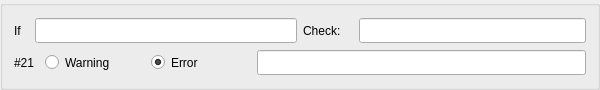
         <widget class="QGroupBox" name="groupBox_ch13">
          <property name="sizePolicy">
           <sizepolicy hsizetype="MinimumExpanding" vsizetype="Fixed">
            <horstretch>0</horstretch>
            <verstretch>0</verstretch>
           </sizepolicy>
          </property>
          <property name="minimumSize">
           <size>
            <width>600</width>
            <height>90</height>
           </size>
          </property>
          <property name="maximumSize">
           <size>
            <width>16777215</width>
            <height>90</height>
           </size>
          </property>
          <property name="title">
           <string/>
          </property>
          <layout class="QHBoxLayout" name="horizontalLayout_437">
           <item>
            <layout class="QVBoxLayout" name="verticalLayout_111">
             <item>
              <layout class="QHBoxLayout" name="horizontalLayout_438">
               <item>
                <layout class="QHBoxLayout" name="horizontalLayout_439">
                 <item>
                  <widget class="QLabel" name="label_444">
                   <property name="sizePolicy">
                    <sizepolicy hsizetype="Fixed" vsizetype="Fixed">
                     <horstretch>0</horstretch>
                     <verstretch>0</verstretch>
                    </sizepolicy>
                   </property>
                   <property name="minimumSize">
                    <size>
                     <width>15</width>
                     <height>25</height>
                    </size>
                   </property>
                   <property name="text">
                    <string>If</string>
                   </property>
                  </widget>
                 </item>
                 <item>
                  <widget class="QLineEdit" name="check_if_21">
                   <property name="sizePolicy">
                    <sizepolicy hsizetype="MinimumExpanding" vsizetype="Fixed">
                     <horstretch>0</horstretch>
                     <verstretch>0</verstretch>
                    </sizepolicy>
                   </property>
                   <property name="minimumSize">
                    <size>
                     <width>160</width>
                     <height>25</height>
                    </size>
                   </property>
                  </widget>
                 </item>
                </layout>
               </item>
               <item>
                <layout class="QHBoxLayout" name="horizontalLayout_440">
                 <item>
                  <widget class="QLabel" name="label_445">
                   <property name="sizePolicy">
                    <sizepolicy hsizetype="Fixed" vsizetype="Fixed">
                     <horstretch>0</horstretch>
                     <verstretch>0</verstretch>
                    </sizepolicy>
                   </property>
                   <property name="minimumSize">
                    <size>
                     <width>50</width>
                     <height>25</height>
                    </size>
                   </property>
                   <property name="text">
                    <string>Check:</string>
                   </property>
                  </widget>
                 </item>
                 <item>
                  <widget class="QLineEdit" name="check_check_21">
                   <property name="sizePolicy">
                    <sizepolicy hsizetype="MinimumExpanding" vsizetype="Fixed">
                     <horstretch>0</horstretch>
                     <verstretch>0</verstretch>
                    </sizepolicy>
                   </property>
                   <property name="minimumSize">
                    <size>
                     <width>160</width>
                     <height>25</height>
                    </size>
                   </property>
                  </widget>
                 </item>
                </layout>
               </item>
              </layout>
             </item>
             <item>
              <layout class="QHBoxLayout" name="horizontalLayout_441">
               <item>
                <widget class="QLabel" name="label_446">
                 <property name="sizePolicy">
                  <sizepolicy hsizetype="Fixed" vsizetype="Fixed">
                   <horstretch>0</horstretch>
                   <verstretch>0</verstretch>
                  </sizepolicy>
                 </property>
                 <property name="minimumSize">
                  <size>
                   <width>25</width>
                   <height>25</height>
                  </size>
                 </property>
                 <property name="maximumSize">
                  <size>
                   <width>25</width>
                   <height>25</height>
                  </size>
                 </property>
                 <property name="text">
                  <string>#21</string>
                 </property>
                </widget>
               </item>
               <item>
                <layout class="QHBoxLayout" name="horizontalLayout_442">
                 <item>
                  <widget class="QRadioButton" name="check_warning_21">
                   <property name="minimumSize">
                    <size>
                     <width>100</width>
                     <height>25</height>
                    </size>
                   </property>
                   <property name="text">
                    <string>Warning</string>
                   </property>
                  </widget>
                 </item>
                 <item>
                  <widget class="QRadioButton" name="check_error_21">
                   <property name="minimumSize">
                    <size>
                     <width>100</width>
                     <height>25</height>
                    </size>
                   </property>
                   <property name="text">
                    <string>Error</string>
                   </property>
                   <property name="checked">
                    <bool>true</bool>
                   </property>
                  </widget>
                 </item>
                </layout>
               </item>
               <item>
                <widget class="QLineEdit" name="check_message_21">
                 <property name="sizePolicy">
                  <sizepolicy hsizetype="MinimumExpanding" vsizetype="Fixed">
                   <horstretch>0</horstretch>
                   <verstretch>0</verstretch>
                  </sizepolicy>
                 </property>
                 <property name="minimumSize">
                  <size>
                   <width>170</width>
                   <height>25</height>
                  </size>
                 </property>
                </widget>
               </item>
              </layout>
             </item>
            </layout>
           </item>
          </layout>
         </widget>
